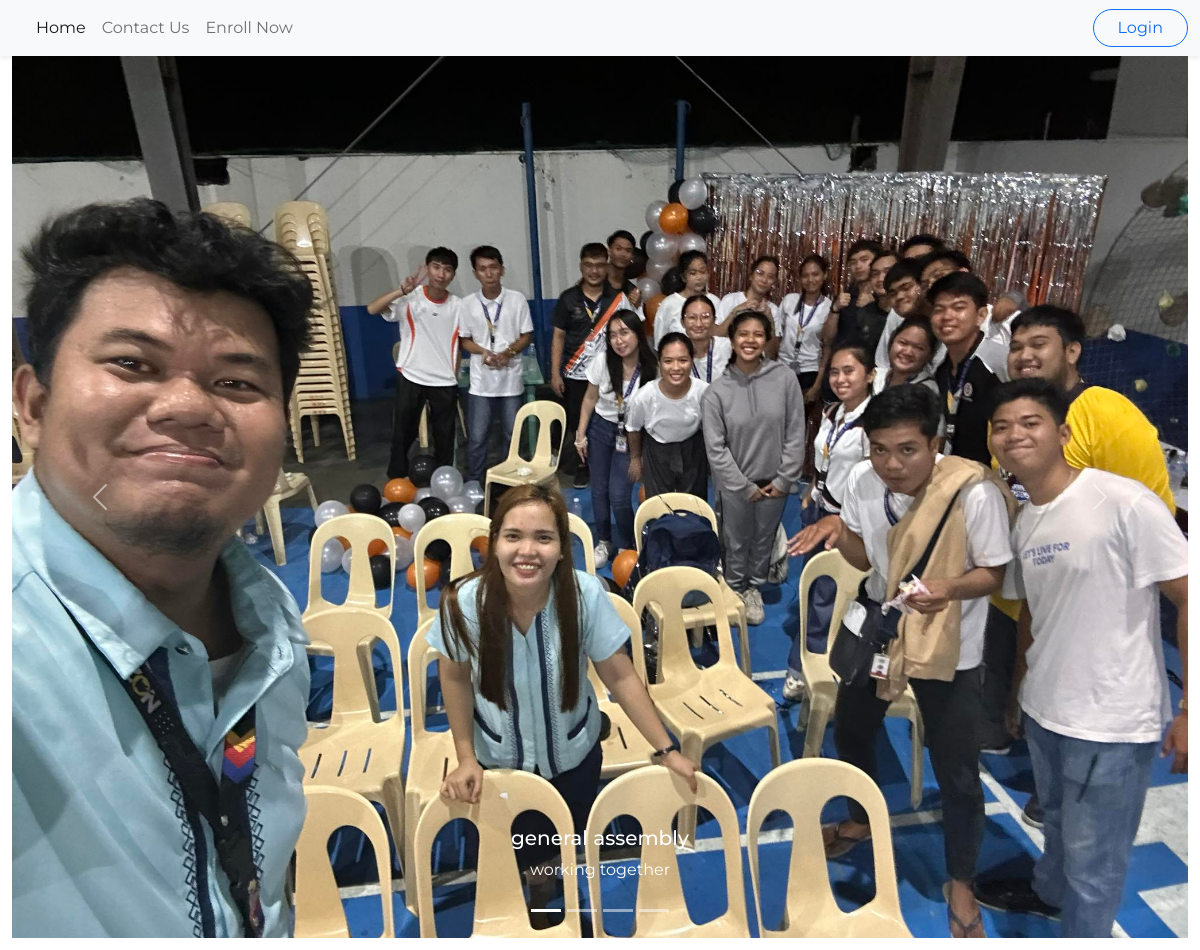
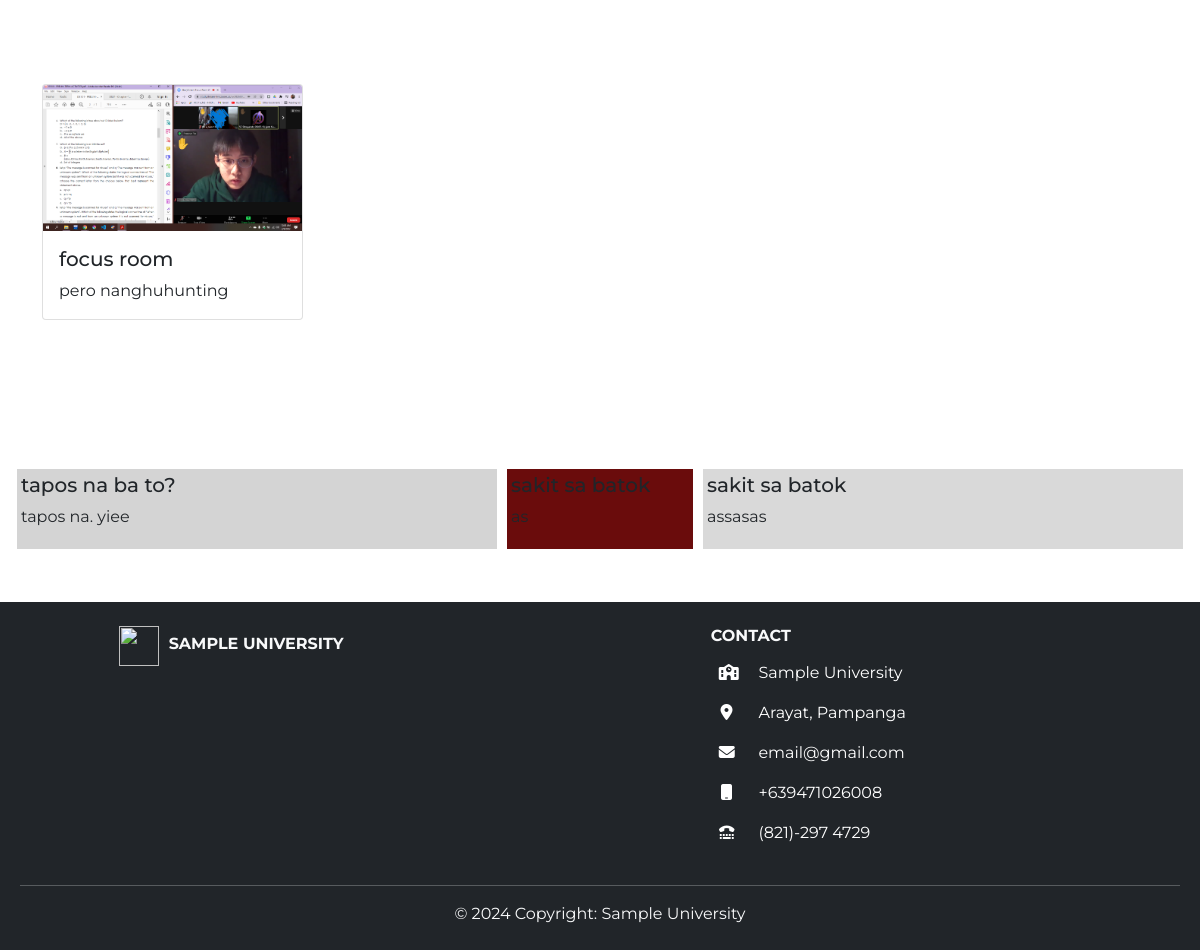
The page / on the database its author committed (2 pictures, top to bottom).
### tables this page shows
CREATE TABLE `tbl_background` (
  `Bg_id` int(11) NOT NULL,
  `Bg` blob NOT NULL,
  `Value` int(11) NOT NULL,
  `title` varchar(200) NOT NULL,
  `description` varchar(200) NOT NULL
);

CREATE TABLE `tbl_card_images` (
  `card&images_id` int(11) NOT NULL,
  `Image` blob NOT NULL,
  `Title` varchar(255) NOT NULL,
  `Caption` text NOT NULL
);

CREATE TABLE `tbl_cardcontent` (
  `cardcontent_id` int(11) NOT NULL,
  `Title` text NOT NULL,
  `Caption` text NOT NULL,
  `Size` int(255) NOT NULL,
  `Color` varchar(255) NOT NULL
);

### index.php (the view, shortened to what this page needs)
<?php
include 'index-template/header.php';
?>
<div class="container-fluid d-flex justify-content-center">
    <?php
    include 'config/dbcon.php';
    $sql = "SELECT * FROM tbl_background";
    $result = $conn->query($sql);
    $imgCounter = 1;
    if ($result->num_rows > 0) {
    ?>
        <div id="demo" class="carousel slide" data-bs-ride="carousel">
            <div class="carousel-indicators">
                <button type="button" data-bs-target="#demo" data-bs-slide-to="0" class="active"></button>
                <?php
                $rows = $result->fetch_all(MYSQLI_ASSOC);
                foreach ($rows as $row) {
                ?>
                    <button type="button" data-bs-target="#demo" data-bs-slide-to="<?= $imgCounter ?>"></button>
                <?php $imgCounter++;
                } ?>
            </div>
            <div class="carousel-inner">
                <?php
                foreach ($rows as $index => $row) {
                ?>
                    <div class="carousel-item <?php echo $index === 0 ? 'active' : ''; ?>">
                        <img src="./uploads/<?php echo $row['Bg']; ?>" class="d-block w-100" alt="...">
                        <div class="carousel-caption d-none d-md-block">
                            <?php if (!is_null($row['title'])) { ?>
                                <h5><?php echo $row['title']; ?></h5>
                            <?php } ?>
                            <?php if (!is_null($row['description'])) { ?>
                                <p><?php echo $row['description']; ?></p>
                            <?php } ?>
                        </div>
                    </div>
                <?php
                }
                ?>
            </div>
            <button class="carousel-control-prev" type="button" data-bs-target="#demo" data-bs-slide="prev">
                <span class="carousel-control-prev-icon" aria-hidden="true"></span>
            </button>
            <button class="carousel-control-next" type="button" data-bs-target="#demo" data-bs-slide="next">
                <span class="carousel-control-next-icon" aria-hidden="true"></span>
            </button>
        </div>
    <?php } else { ?>
        <h1 class="my-4">Welcome to homepage</h1>
    <?php } ?>
</div>
<div class="container-fluid d-flex justify-content-center py-5 my-5">
    <div class="container">
        <div class="row row-cols-1 row-cols-md-4 g-4">
            <?php
            $sql = "SELECT Image, Title, Caption FROM tbl_card_images";
            $result = $conn->query($sql);
            if ($result->num_rows > 0) {
                while ($row = $result->fetch_assoc()) {
            ?>
                    <div class="col">
                        <div class="card h-100">
                            <img src=./uploads/<?php echo $row['Image']; ?> class="card-img-top" alt="...">
                            <div class="card-body">
                                <h5 class="card-title"><?php echo $row['Title']; ?></h5>
                                <p class="card-text"><?php echo $row['Caption']; ?></p>
                            </div>
                        </div>
                    </div>
            <?php
                }
            }
            ?>
        </div>
    </div>
</div>
<div class="container-fluid py-5">
    <div class="row d-flex px-0 mx-0">
        <?php
        include 'config/dbcon.php';
        $sql = "SELECT * FROM tbl_cardcontent";
        $result = $conn->query($sql);
        if ($result->num_rows > 0) {
            while ($row = $result->fetch_assoc()) {
        ?>
                <div class="p-1 col-sm-<?php echo $row['Size']; ?>">
                <div class="col p-1" style="margin:1px; background-color: <?php echo $row['Color']; ?> ">
                    <h5><?php echo $row['Title']; ?></h5>
                    <p><?php echo $row['Caption']; ?></p>
                </div>
                </div>
        <?php
            }
        }
        ?>
    </div>
</div>
<?php
include 'index-template/footer.php';
?>

### assets/custom/style-custom.css (style rules this page uses)
body { font-family: 'Montserrat', sans-serif; }

### rows shown on the page
tbl_background: Bg (picture), title "general assembly", description "working together"
tbl_card_images: Image (picture), Title "focus room", Caption "pero nanghuhunting"
tbl_cardcontent: Title "tapos na ba to?", Caption "tapos na. yiee"
tbl_cardcontent: Title "sakit sa batok", Caption "assasas"
